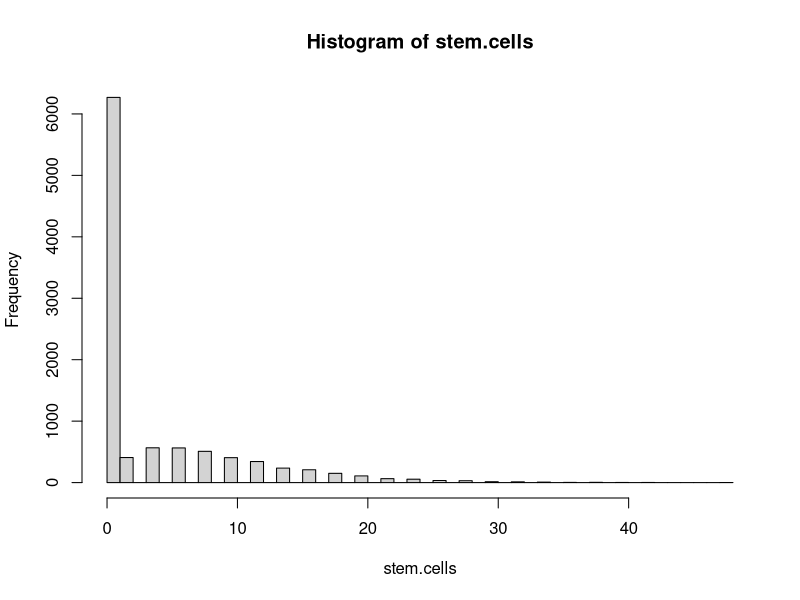

Write R code to recreate this figure.
#R Program to Monte Carlo stem cell proliferation model
stem.cells <- c(0)
n.trials <- 10000
n.gens <- 7
p.div <- 0.6
for (i.trial in 1:n.trials) {   # Loop over Monte Carlo Trials  
  n.stem.curr <- 1
  n.stem.next <- 0
  for (i.gen in 1:n.gens) {     # Loop over generations
    for (i.cell in 1:n.stem.curr) {
      if (p.div>runif(1)) {
        n.stem.next<-n.stem.next+2
      }
    }
    n.stem.curr <- n.stem.next
    n.stem.next <- 0
    if (n.stem.curr==0) {
      break
    }
  }
  stem.cells[i.trial] <- n.stem.curr
}
hist(stem.cells, breaks=50)
output<-sprintf("Mean # cells at %3d gens=%7.2f\n",n.gens, mean(stem.cells))
cat(output)
